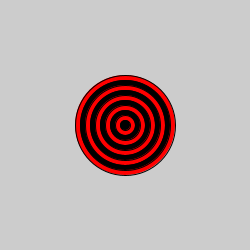
Frame 1 (no input)
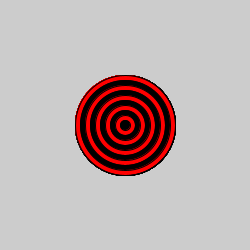
Frame 60 (the mouse pressed at the canvas centre just before this capture)
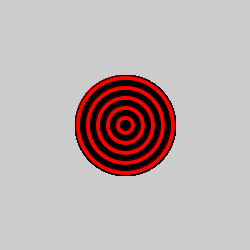
Frame 120 (the mouse held since frame 60 and released just before this capture)

The Processing sketch that drew these frames (run headless with seeded random() and noise(); from frame 60 on, the mouse is pressed at the canvas centre):

// Processing sketch: bullseye
// ── bullseye.pde

void setup() {
 
  // set the size of your sketch
  size(250, 250);
}

void draw() {
  int x = 100;
  int y = 100;
  //Starting with the largest ellipse, use a for loop to draw a bullseye with ellipses.
  
  for(int w = 10; w < 20; w++){
    if (w % 2 == 0){
      fill(255, 0 , 0);
    }else{
      fill(0, 0, 0);
    }
    ellipse(125, 125, x, y);
    fill(255, 255, 255);
    x = x - 10;
    y = y - 10;

    
  }
  //Use an if statement and remainder to alternate the color of your rings.
  
  
}
